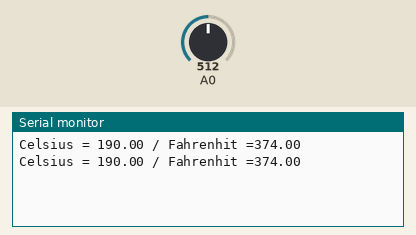
This sketch was run on a simulated Arduino Uno, built with avr-gcc and run on an emulated ATmega328P. Parts: the last lines printed to the serial monitor. Inputs (shaded band) come from the test bench; at power-on: A0 = 512.

Above: at 1.8 s.
1.9 s: A0 set to 716
At 2.8 s:
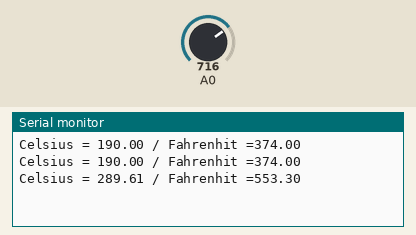
3.4 s: A0 set to 900
At 4.8 s:
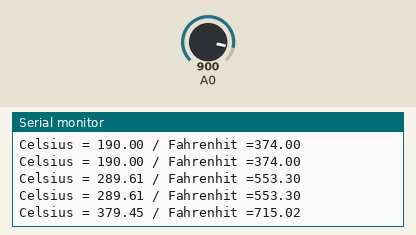
Timing chart, 0 to 6.4 s (numbered marks = the images above; inputs shaded):
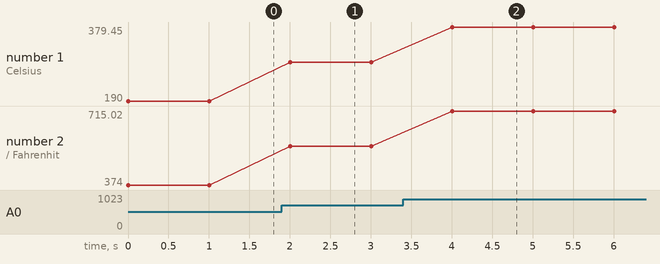

The sketch:

sample6_1.ino
```cpp
void setup() {
  Serial.begin(9600);
}
void loop() {
  int val = analogRead(A0);
  float cel = (float)val*500.0/1024.0-60.0;  // 온도(섭씨 단위 ℃) 계산
  Serial.print ( "Celsius = ");
  Serial.print ( cel );
  Serial.print ( " / Fahrenhit =");
  Serial.println ( (cel * 9)/ 5 + 32 ) ;    // 온도(화씨 단위 °F) 계산
  delay(1000);
}
```

Measured:
- after the input at 1.9 s, the serial monitor: prints a new line after 0.10 s (image 1)
- after the input at 3.4 s, the serial monitor: prints a new line after 0.61 s (image 2)
- plotted number 1: 190 → 289.61 after the input at 1.9 s, 289.61 → 379.45 after the input at 3.4 s
- plotted number 2: 374 → 553.3 after the input at 1.9 s, 553.3 → 715.02 after the input at 3.4 s
